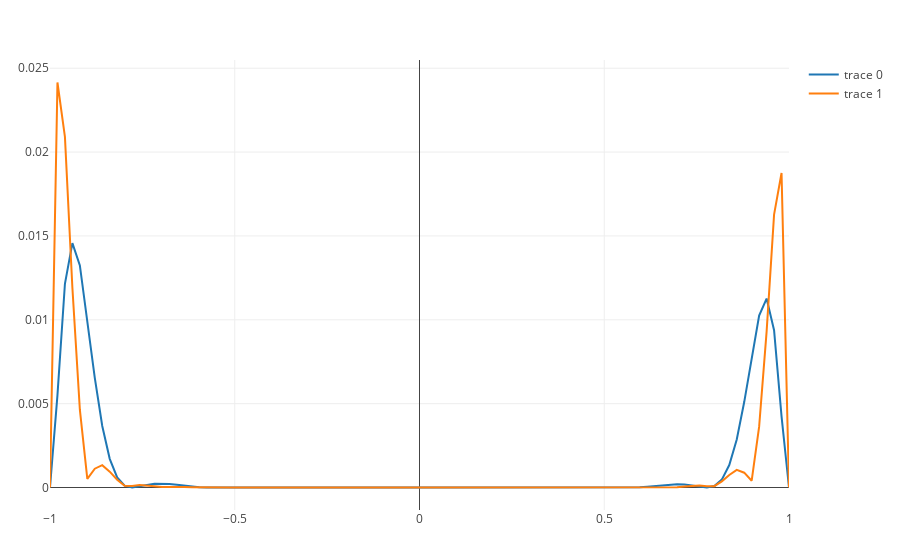

The code cell stored with this chart in its notebook:
### Code cell
Plotly.plot([Plotly.scatter(x=domain, y=t[1]), Plotly.scatter(x=domain, y=t[2])])
